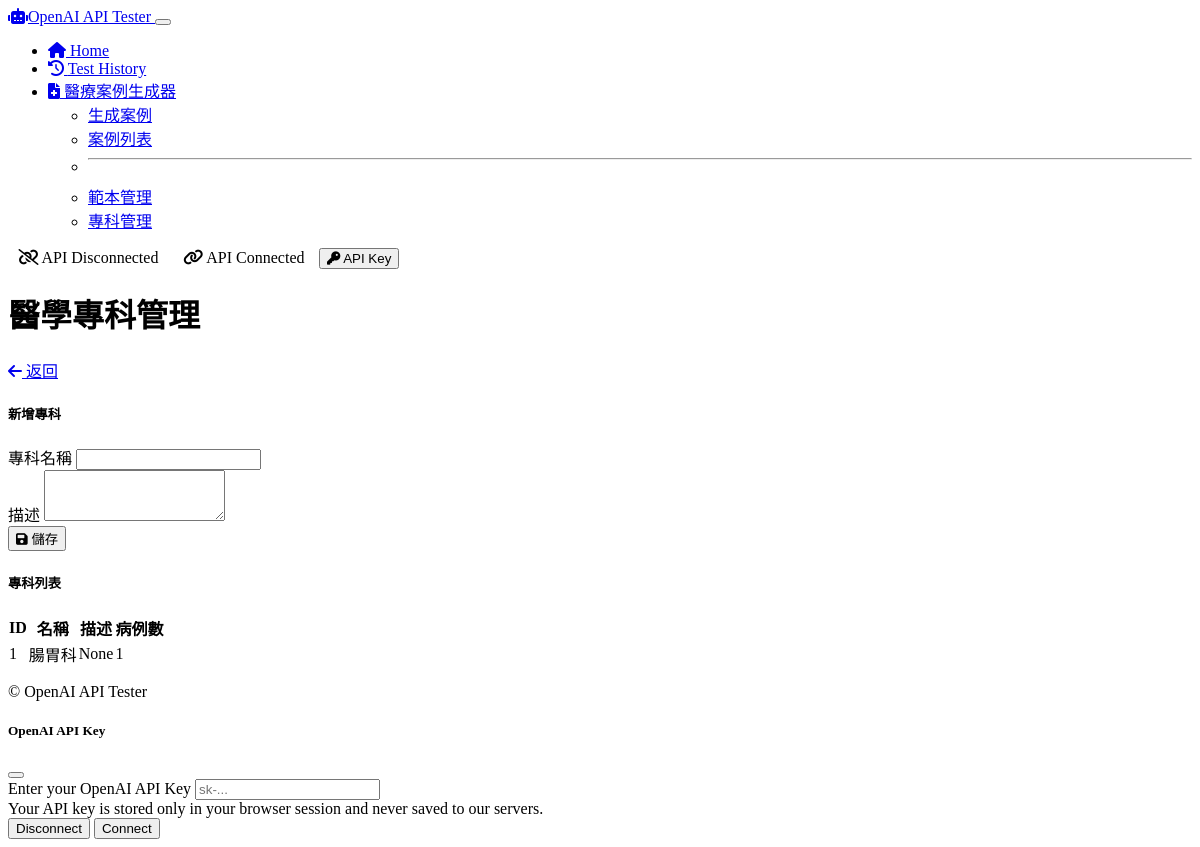
/medical/specialties, run on an earlier commit of the app's database.
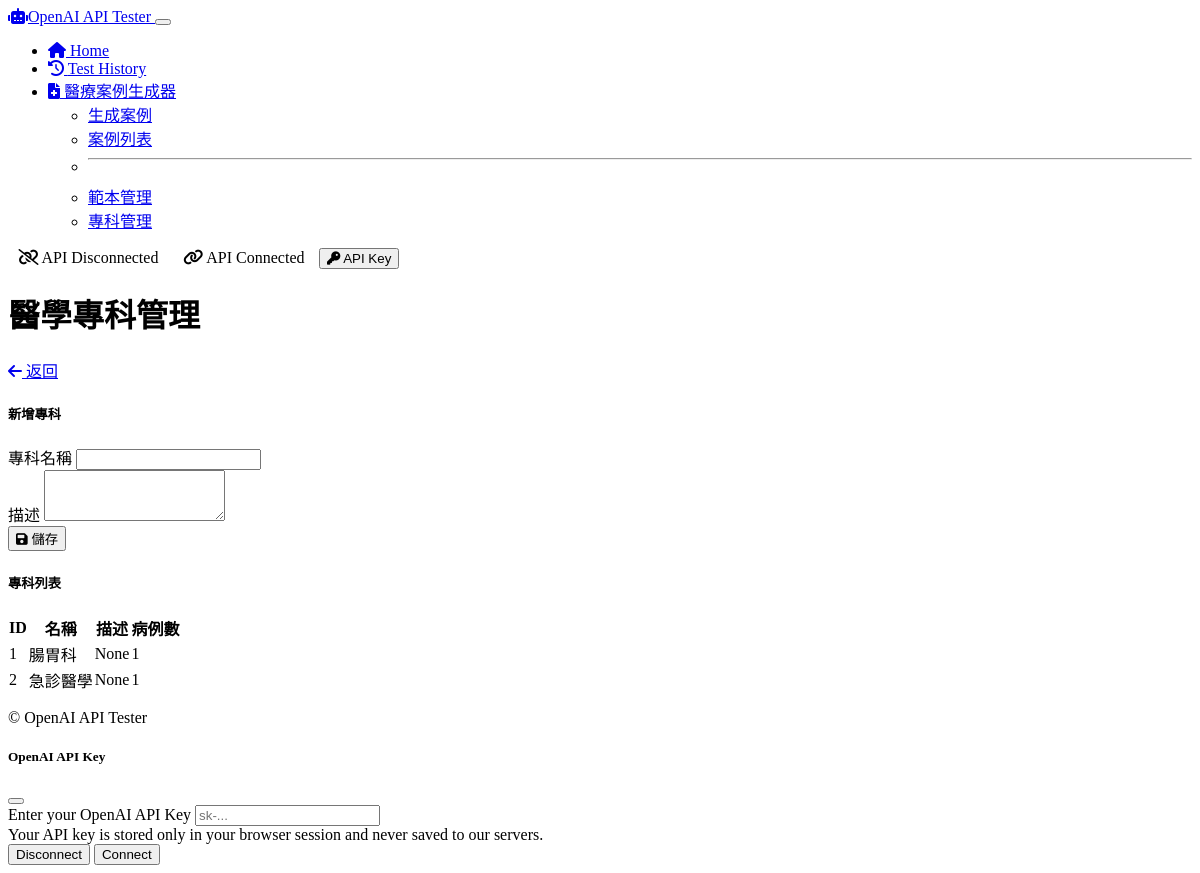
And on a later commit of the database.
### models/medical_case.py (models this page shows, shortened)
class MedicalSpecialty(db.Model):
    id = db.Column(db.Integer, primary_key=True)
    name = db.Column(db.String(100), nullable=False, unique=True)
    description = db.Column(db.Text, nullable=True)
    cases = db.relationship('MedicalCase', backref='specialty', lazy=True)

### routes/medical_routes.py (the view)
@app.route('/medical/specialties', methods=['GET'])
def list_specialties():
    specialties = MedicalSpecialty.query.all()
    return render_template('medical/specialties.html', specialties=specialties)

### templates/medical/specialties.html
{% extends 'layout.html' %}
{% block content %}
<div class="container py-4">
    <div class="mb-4 d-flex justify-content-between align-items-center">
        <h1>醫學專科管理</h1>
        <a href="{{ url_for('medical_home') }}" class="btn btn-secondary">
            <i class="fas fa-arrow-left me-1"></i> 返回
        </a>
    </div>
    <div class="row">
        <div class="col-md-5">
            <div class="card shadow-sm">
                <div class="card-header">
                    <h5 class="mb-0">新增專科</h5>
                </div>
                <div class="card-body">
                    <form action="{{ url_for('add_specialty') }}" method="POST">
                        <div class="mb-3">
                            <label for="name" class="form-label">專科名稱</label>
                            <input type="text" class="form-control" id="name" name="name" required>
                        </div>
                        <div class="mb-3">
                            <label for="description" class="form-label">描述</label>
                            <textarea class="form-control" id="description" name="description" rows="3"></textarea>
                        </div>
                        <button type="submit" class="btn btn-primary">
                            <i class="fas fa-save me-1"></i> 儲存
                        </button>
                    </form>
                </div>
            </div>
        </div>
        <div class="col-md-7">
            <div class="card shadow-sm">
                <div class="card-header">
                    <h5 class="mb-0">專科列表</h5>
                </div>
                <div class="card-body">
                    {% if specialties %}
                        <div class="table-responsive">
                            <table class="table table-hover">
                                <thead>
                                    <tr>
                                        <th>ID</th>
                                        <th>名稱</th>
                                        <th>描述</th>
                                        <th>病例數</th>
                                    </tr>
                                </thead>
                                <tbody>
                                    {% for specialty in specialties %}
                                        <tr>
                                            <td>{{ specialty.id }}</td>
                                            <td>{{ specialty.name }}</td>
                                            <td>{{ specialty.description }}</td>
                                            <td>{{ specialty.cases|length }}</td>
                                        </tr>
                                    {% endfor %}
                                </tbody>
                            </table>
                        </div>
                    {% else %}
                        <div class="alert alert-info">
                            <i class="fas fa-info-circle me-2"></i> 尚未建立任何專科。使用左側表單新增專科。
                        </div>
                    {% endif %}
                </div>
            </div>
        </div>
    </div>
</div>
{% endblock %}

What changed in the data, as far as the page shows it:
added MedicalSpecialty: id "2", name "急診醫學", description "None", cases|length "1"
